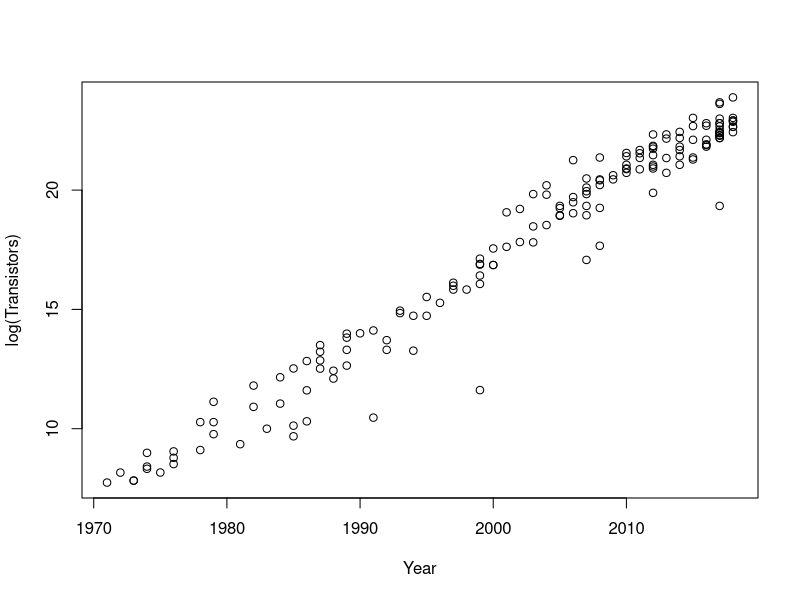

Here is the R script that generated this plot:
## ---- chunk 1
moores_df = read.csv("mooreslawdata.csv", header=TRUE)
with(moores_df, plot(log(Transistors) ~ Year))
## ---- chunk 2
moores_model = lm(log(Transistors) ~ Year, data = moores_df)
summary(moores_model)
